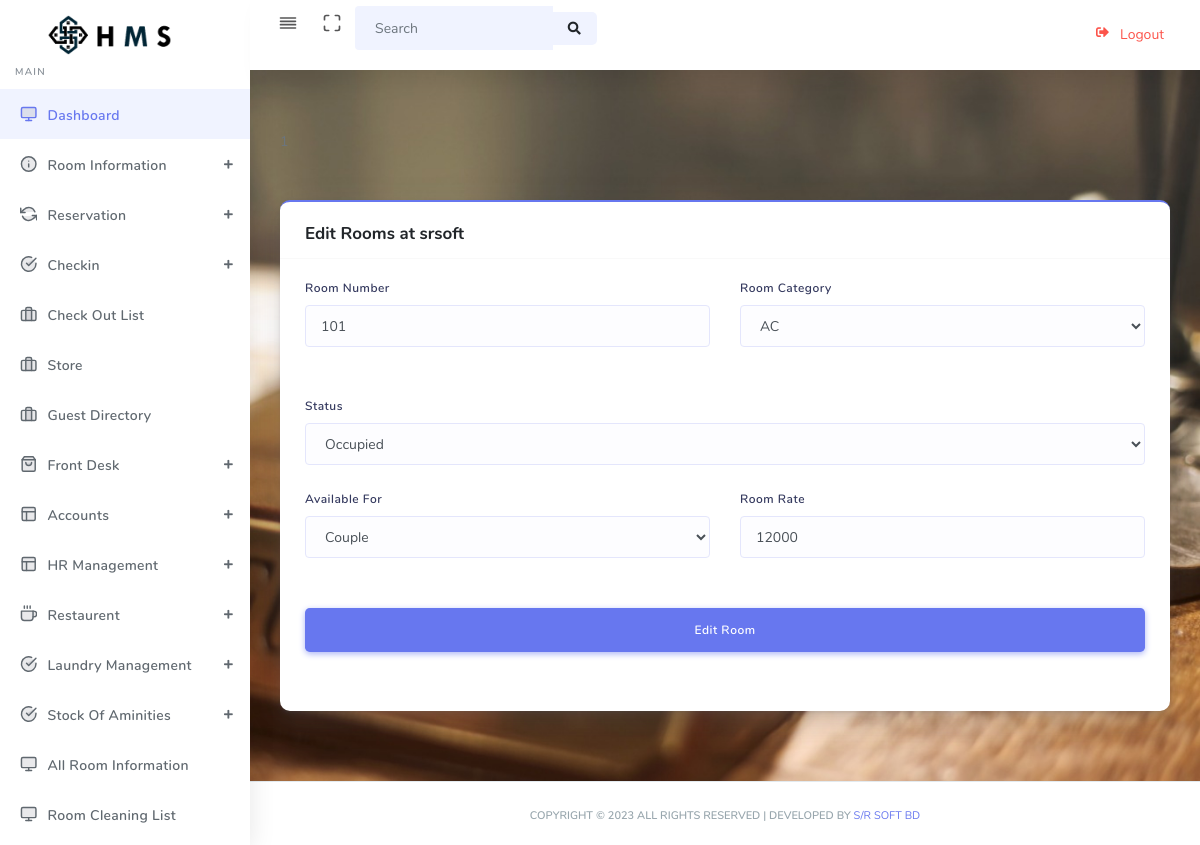
/edit_room.php?id=1 (signed in), run on the app's committed database.
### tables this page shows
CREATE TABLE IF NOT EXISTS `room` (
  `id` int(11) NOT NULL AUTO_INCREMENT,
  `room_number` varchar(999) NOT NULL,
  `room_category` varchar(999) NOT NULL,
  `status` varchar(999) NOT NULL,
  `available_for` varchar(999) NOT NULL,
  `room_rate` int(11) NOT NULL,
  `hotel_name` varchar(255) DEFAULT NULL,
  PRIMARY KEY (`id`)
);

### session.php (called while the page is built, shortened)
<?php
$conn = mysqli_connect("localhost", "unicoit_hms_admin", "123@jAmifree", "unicoit_hms");
$user_check = $_SESSION['login_user'];
$query = "SELECT username from admin where username = '$user_check'";
$ses_sql = mysqli_query($conn, $query);
$row = mysqli_fetch_assoc($ses_sql);
$login_session = $row['username'];

### edit_room.php (the view, shortened to what this page needs)
<?php
include 'header.php';
include 'config.php';
echo $id = $_GET['id'];
$sql = "SELECT * FROM room where id=$id";
$result = $conn->query($sql);
if ($result->num_rows > 0) {
    while ($row = $result->fetch_assoc()) {
        $room_number = $row['room_number'];
        $room_category = $row['room_category'];
        $status = $row['status'];
        $available_for = $row['available_for'];
        $room_rate = $row['room_rate'];
    }
}
?>
<div id="app">
    <section class="section">
        <div class="mt-5">
            <div class="row">
                <div class="col-12 col-sm-12 col-md-12 col-lg-12 col-xl-12">
                    <div class="card card-primary">
                        <div class="card-header">
                            <h4 class="text-header">Edit Rooms at <?php echo $hotel ?></h4>
                        </div>
                        <div class="card-body">
                            <form action="room_update.php?id=<?php echo $id ?>" method="POST">
                                <div class="row">
                                    <div class="form-group col-12 col-sm-12 col-md-6 col-lg-6">
                                        <label for="frist_name">Room Number</label>
                                        <input id="room_number" type="number" class="form-control" name="room_number" value="<?php echo $room_number ?>" autofocus required>
                                    </div>
                                    <div class="form-group col-12 col-sm-12 col-md-6 col-lg-6">
                                        <div class="form-group">
                                            <label>Room Category</label>
                                            <select class="form-control" name="room_category" required>
                                                <option><?php echo $room_category ?></option>
                                            </select>
                                        </div>
                                    </div>
                                    <div class="form-group col-12 col-sm-12 col-md-12 col-lg-12">
                                        <label>Status</label>
                                        <select class="form-control" name="status" required>
                                            <option><?php echo $status ?></option>
                                        </select>
                                    </div>
                                    <div class="form-group col-12 col-sm-12 col-md-6 col-lg-6">
                                        <div class="form-group">
                                            <label>Available For</label>
                                            <select class="form-control" name="available_for" required>
                                                <option><?php echo $available_for ?></option>
                                            </select>
                                        </div>
                                    </div>
                                    <div class="form-group col-12 col-sm-12 col-md-6 col-lg-6">
                                        <label for="frist_name">Room Rate</label>
                                        <input id="room_number" type="number" class="form-control" name="room_rate" value="<?php echo $room_rate ?>" required>
                                    </div>
                                    <div class="form-group col-12 col-sm-12 col-md-12 col-lg-12">
                                        <button type="submit" class="btn btn-primary btn-lg btn-block">
                                            Edit Room
                                        </button>
                                    </div>
                                </div>
                            </form>
                        </div>
                    </div>
                </div>
            </div>
        </div>
</div>
</div>
<?php include 'footer.php' ?>

### data on the page
room: room_number "101", room_category "AC", status "Occupied", available_for "Couple", room_rate "12000"

### other printed values
$hotel "srsoft"
